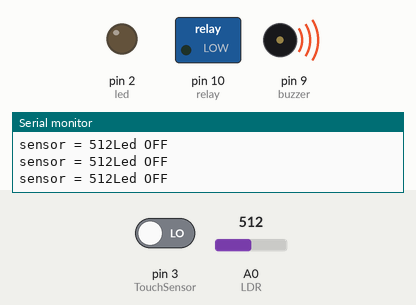
Bench run of a sketch on a simulated Arduino Uno, built with avr-gcc and run on an emulated ATmega328P. On the bench: switched loads named in the sketch (green lamp = pin HIGH), output pins drawn as LEDs (lit = HIGH), buzzer (waves = sounding), the last lines printed to the serial monitor. Inputs (shaded band) come from the test bench; at power-on: A0 (LDR) = 512, pin 3 (TouchSensor) LOW.

Above: at 1.2 s.
1.3 s: A0 (LDR) set to 108
4.3 s: A0 (LDR) set to 95
At 5.5 s:
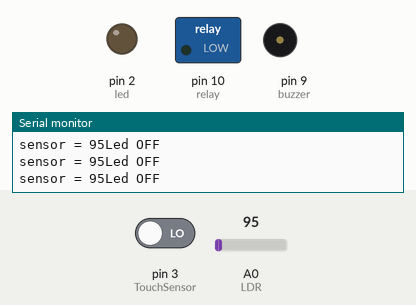
5.8 s: pin 3 (TouchSensor) driven HIGH
At 6.8 s:
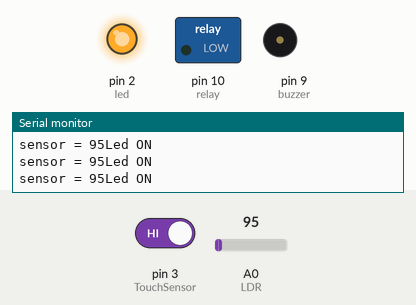
7.3 s: A0 (LDR) set to 122
At 8.3 s:
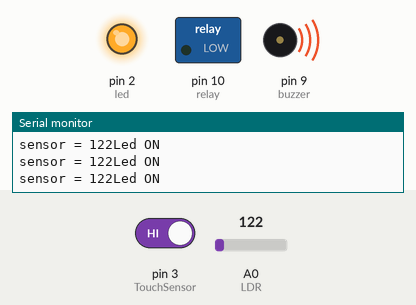
8.8 s: pin 3 (TouchSensor) driven LOW
At 9.3 s:
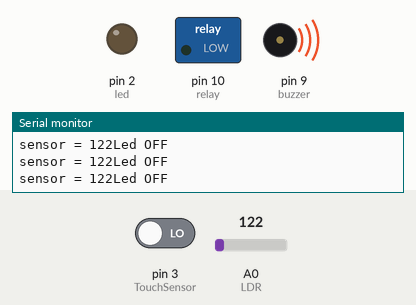
10.3 s: A0 (LDR) set to 90
At 11.5 s:
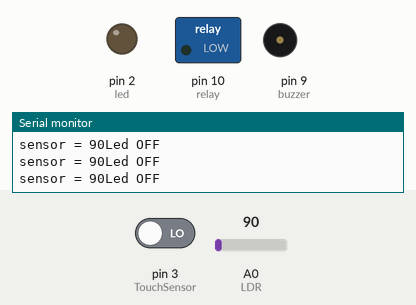
Timing chart, 0 to 12.8 s (numbered marks = the images above; inputs shaded):
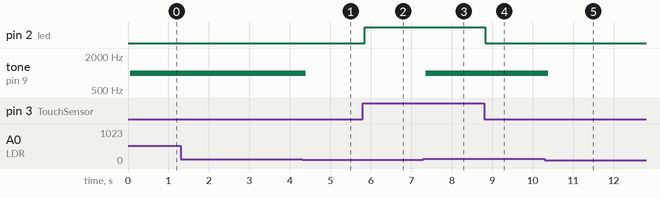

The sketch:

Buzzer___LDR.ino
```cpp
#define relay 10
int buzzer = 9;
int LDR = A0;
int TouchSensor = 3; //connected to Digital pin D3
int led = 2;
void setup()
{
Serial.begin(9600);
pinMode(buzzer, OUTPUT);
pinMode(relay, OUTPUT);
pinMode(LDR, INPUT);
pinMode(led, OUTPUT);
  pinMode(TouchSensor, INPUT);
}

void loop() {
int LDRValue = analogRead(LDR);
Serial.print("sensor = ");
Serial.print(LDRValue);
if(digitalRead(TouchSensor)==HIGH)       //Read Touch sensor signal
   {
    digitalWrite(led, HIGH);   // if Touch sensor is HIGH, then turn on
    Serial.println("Led ON");
   }
  else
   {
    digitalWrite(led, LOW);    // if Touch sensor is LOW, then turn off the led
    Serial.println("Led OFF");
   }
  delay(50); // Slow down the output for easier reading

if (LDRValue <=100)
{
  noTone(buzzer);
//digitalWrite(buzzer,LOW );
//digitalWrite(relay, LOW);
//Serial.println("It's Dark Outside; Lights status: OFF");
}
else
{
  tone(buzzer, 1000);
//digitalWrite(buzzer, HIGH);
//digitalWrite(relay, HIGH);
//Serial.println("It's Bright Outside; Lights status: ON");
}
}
// Watch video here: https://www.youtube.com/watch?v=WdfA57TUyII

/*
Arduino     Touch Sensor
  5V         VCC
  GND        GND
  D3         SIG
*/
```

Measured:
- the behaviour switches between 101 and 100 on A0 (LDR) (found by bisection; images 0 and 1)
- after the input at 4.3 s, tone on pin 9 (buzzer): 1000 Hz → silent after 0.09 s
- after the input at 5.8 s, pin 2 (led): LOW → HIGH after 0.05 s
- after the input at 7.3 s, tone on pin 9 (buzzer): silent → 1000 Hz after 0.06 s
- after the input at 8.8 s, pin 2 (led): HIGH → LOW at once
- after the input at 10.3 s, tone on pin 9 (buzzer): 1000 Hz → silent after 0.09 s
